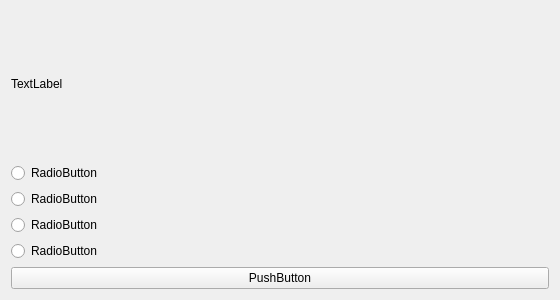
<?xml version="1.0" encoding="UTF-8"?>
<ui version="4.0">
 <class>testView</class>
 <widget class="QWidget" name="testView">
  <property name="geometry">
   <rect>
    <x>0</x>
    <y>0</y>
    <width>560</width>
    <height>300</height>
   </rect>
  </property>
  <property name="windowTitle">
   <string>Form</string>
  </property>
  <layout class="QVBoxLayout" name="verticalLayout">
   <item>
    <widget class="QLabel" name="lbl_question">
     <property name="text">
      <string>TextLabel</string>
     </property>
    </widget>
   </item>
   <item>
    <widget class="QRadioButton" name="answer_1">
     <property name="text">
      <string>RadioButton</string>
     </property>
    </widget>
   </item>
   <item>
    <widget class="QRadioButton" name="answer_2">
     <property name="text">
      <string>RadioButton</string>
     </property>
    </widget>
   </item>
   <item>
    <widget class="QRadioButton" name="answer_3">
     <property name="text">
      <string>RadioButton</string>
     </property>
    </widget>
   </item>
   <item>
    <widget class="QRadioButton" name="answer_4">
     <property name="text">
      <string>RadioButton</string>
     </property>
    </widget>
   </item>
   <item>
    <widget class="QPushButton" name="btn_submitAnswer">
     <property name="text">
      <string>PushButton</string>
     </property>
    </widget>
   </item>
  </layout>
 </widget>
 <resources/>
 <connections/>
</ui>
